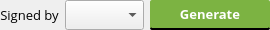
          <widget class="QWidget" name="widget_5" native="true">
           <property name="minimumSize">
            <size>
             <width>0</width>
             <height>30</height>
            </size>
           </property>
           <property name="maximumSize">
            <size>
             <width>16777215</width>
             <height>30</height>
            </size>
           </property>
           <property name="font">
            <font>
             <family>Open Sans</family>
             <pointsize>10</pointsize>
             <stylestrategy>PreferAntialias</stylestrategy>
            </font>
           </property>
           <layout class="QGridLayout" name="gridLayout_7">
            <property name="leftMargin">
             <number>0</number>
            </property>
            <property name="topMargin">
             <number>0</number>
            </property>
            <property name="rightMargin">
             <number>0</number>
            </property>
            <property name="bottomMargin">
             <number>0</number>
            </property>
            <item row="0" column="2">
             <widget class="QPushButton" name="GenerateDoc">
              <property name="sizePolicy">
               <sizepolicy hsizetype="Minimum" vsizetype="Expanding">
                <horstretch>0</horstretch>
                <verstretch>0</verstretch>
               </sizepolicy>
              </property>
              <property name="minimumSize">
               <size>
                <width>120</width>
                <height>0</height>
               </size>
              </property>
              <property name="maximumSize">
               <size>
                <width>120</width>
                <height>16777215</height>
               </size>
              </property>
              <property name="font">
               <font>
                <family>Open Sans</family>
                <pointsize>10</pointsize>
                <weight>75</weight>
                <bold>true</bold>
                <stylestrategy>PreferAntialias</stylestrategy>
               </font>
              </property>
              <property name="styleSheet">
               <string notr="true">color: rgb(255, 255, 255);
border-bottom : 2px solid black;
background-color:rgb(124,179,66);
border-radius:2px;</string>
              </property>
              <property name="text">
               <string>Generate</string>
              </property>
              <property name="flat">
               <bool>false</bool>
              </property>
             </widget>
            </item>
            <item row="0" column="1">
             <widget class="QComboBox" name="Signedby">
              <property name="sizePolicy">
               <sizepolicy hsizetype="Preferred" vsizetype="Expanding">
                <horstretch>0</horstretch>
                <verstretch>0</verstretch>
               </sizepolicy>
              </property>
              <property name="minimumSize">
               <size>
                <width>0</width>
                <height>30</height>
               </size>
              </property>
              <property name="maximumSize">
               <size>
                <width>16777215</width>
                <height>30</height>
               </size>
              </property>
              <property name="font">
               <font>
                <family>Open Sans</family>
                <pointsize>10</pointsize>
                <stylestrategy>PreferAntialias</stylestrategy>
               </font>
              </property>
             </widget>
            </item>
            <item row="0" column="0">
             <widget class="QLabel" name="label_8">
              <property name="maximumSize">
               <size>
                <width>60</width>
                <height>16777215</height>
               </size>
              </property>
              <property name="font">
               <font>
                <family>Open Sans</family>
                <pointsize>10</pointsize>
                <stylestrategy>PreferAntialias</stylestrategy>
               </font>
              </property>
              <property name="text">
               <string>Signed by</string>
              </property>
              <property name="alignment">
               <set>Qt::AlignCenter</set>
              </property>
             </widget>
            </item>
           </layout>
          </widget>
